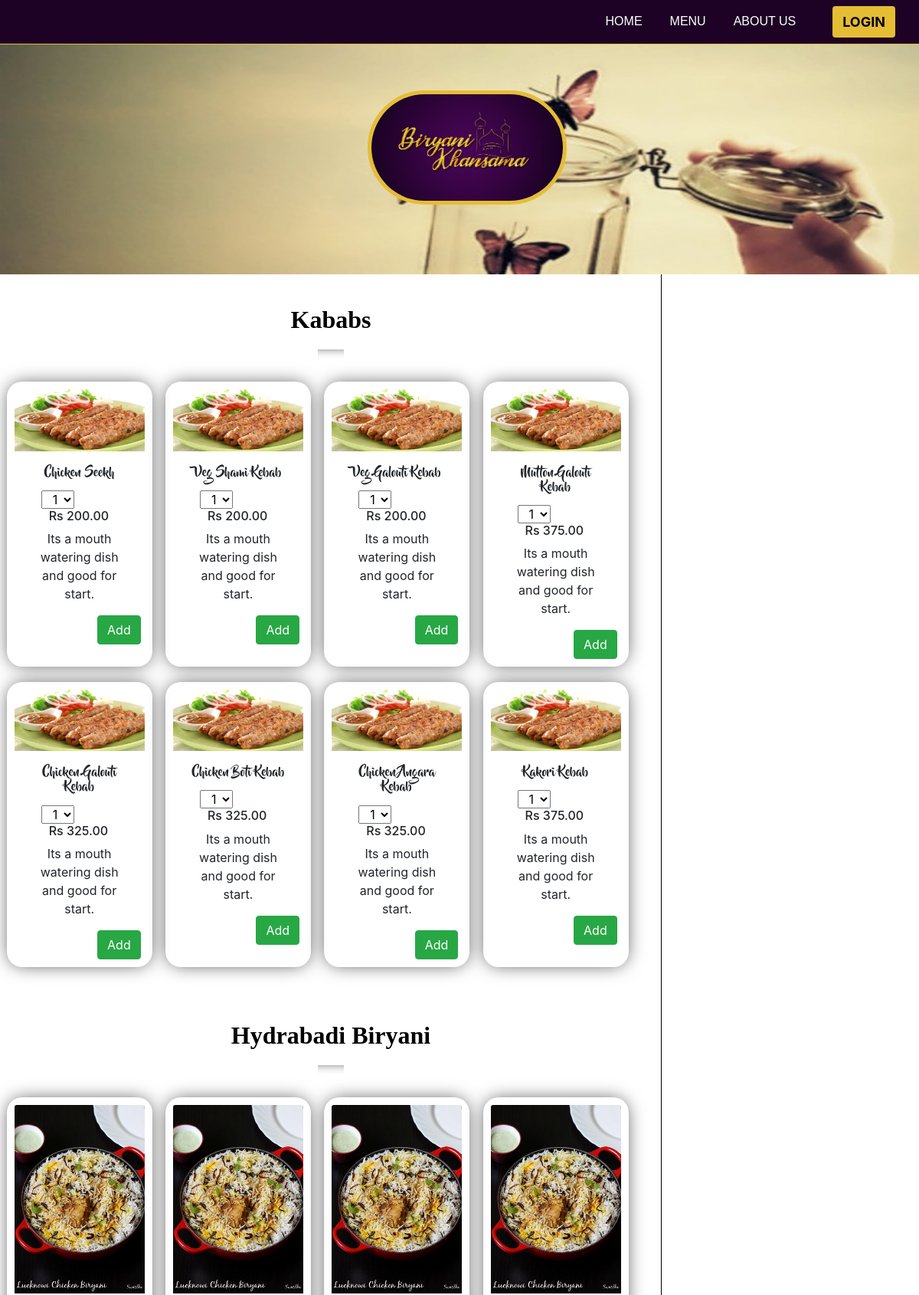
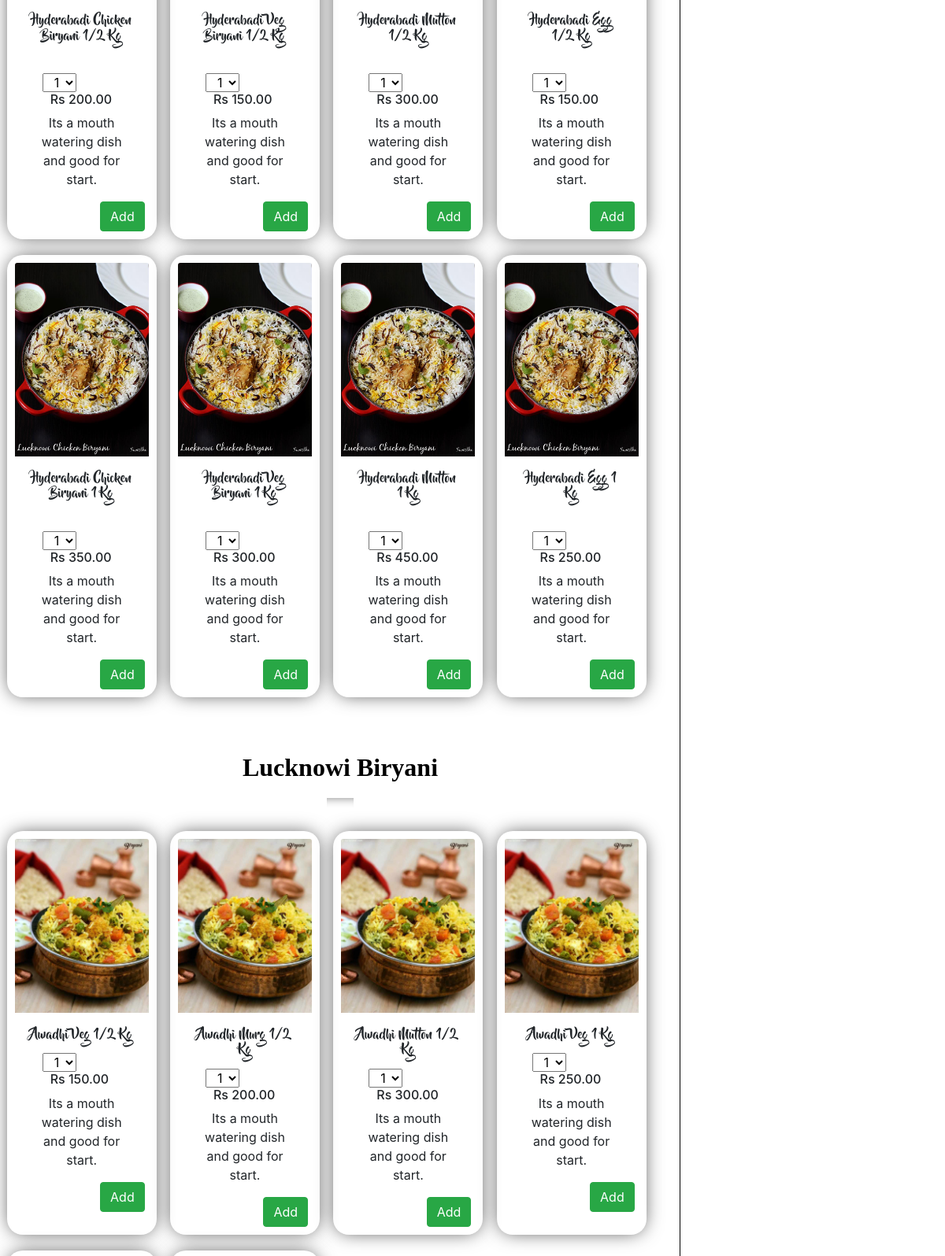
Page /menu.php (upper part) on the committed database (2 pictures, top to bottom).
### tables this page shows
CREATE TABLE `item` (
  `item_id` int(11) NOT NULL,
  `category_id` int(11) DEFAULT NULL,
  `item_name` varchar(40) DEFAULT NULL,
  `price` decimal(5,2) DEFAULT NULL,
  `image` varchar(50) DEFAULT NULL
);

### dbcontroller.php (called while the page is built, shortened)
<?php
class DBController {
	private $host = "localhost";
	private $user = "root";
	private $password = "1234";
	private $database = "vishal_restaurant";
	private $conn;
	function __construct() {
		$this->conn = $this->connectDB();
	}
	function connectDB() {
		$conn = mysqli_connect($this->host,$this->user,$this->password,$this->database);
		return $conn;
	}
	function runQuery($query) {
		$result = mysqli_query($this->conn,$query);
		while($row=mysqli_fetch_assoc($result)) {
			$resultset[] = $row;
		}
		if(!empty($resultset))
			return $resultset;
	}
}
?>

### menu.php (the view, shortened to what this page needs)
<?php
require_once("dbcontroller.php");
$db_handle = new DBController();
?>
<!DOCTYPE html>
<html lang="en">
<head>
	<link rel="stylesheet" href="https://maxcdn.bootstrapcdn.com/bootstrap/4.0.0/css/bootstrap.min.css" />
	<link href="css/menu_upd.css" rel="stylesheet" />
</head>
<body>
	<nav class="navbar navbar-expand-md sticky-top">
	<div class="container-fluid">
		<div class="collapse navbar-collapse" id="navbarResponsive">
			<ul class="navbar-nav ml-auto">
				<li class="nav-item">
					<a class="nav-link active" href="Khansama.php">HOME</a>
				</li>
				<li class="nav-item">
					<a class="nav-link" href="menu.php">MENU</a>
				</li>
				<li class="nav-item">
					<a class="nav-link" href="About-Us.php">ABOUT US</a>
				</li>
	      <li>
	        <?php
	        if(!empty($_SESSION["loggedin"])){
	          echo'<li><a class="btn login-btn" href="logout.php"><strong>LOGOUT</strong></a></li>';
	        }
	        else{
	          echo '<li><button class="btn login-btn" type="button" name="button" data-toggle="modal" data-target="#LoginModel"><strong>LOGIN</strong></button></li>';
	        }
	        ?>
	      </li>
			</ul>
		</div>
	</div>
	</nav>
<div class="col-md-12 Carousels">
  <div class="row">
		<div class="Carousels-left">
			<img class="nav-logo" src="img/logo.jpg">
		</div>
</div>
</div>
<div class="col-md-12 Main-menu text-center">
	<div class="row">
	<div class="menu-left">
<div class="Kababs div-padding">
	<div class="col-md-12 text-center">
		<h2 class="headings">Kababs</h2>
		<hr class="hr1">
	</div>
<div class="row mx-auto">
	<?php
	$product_array = $db_handle->runQuery("SELECT * FROM item");
	if (!empty($product_array)) {
	foreach($product_array as $key=>$value){
			$cat=$product_array[$key]["category_id"];
			if($cat==3)
			{
	?>
	<div class="Kababdiv cardsdiv">
		<div class="cards">
			<img class="card-img-top" src="images/mutton.jpg">
			<div class="card-body">
				<h6 class="card-title"><?php echo $product_array[$key]["item_name"];?></h6>
				<div class="row mx-auto quantboth">
				<select class="quantselect" id="qty_<?php echo $product_array[$key]["item_id"]; ?>" name="quantity">
				<option value="1">1</option>
				</select>
				<h6 class="cart-price"><?php echo "Rs ".$product_array[$key]["price"]; ?></h6>
				</div>
				<p class="card-text">Its a mouth watering dish and good for start.</p>
				<div class="row card-content">
					<input type="button" id="add_<?php echo $product_array[$key]["item_id"]; ?>" value="Add" class="btn btn-success cart-button" onClick = "cartAction('add','<?php echo $product_array[$key]["item_id"]; ?>')"  />
				</div>
			</div>
		</div>
	</div>
	<?php
	}
	}
	}
	?>
</div>
</div>
<div class="Hydrabadi-Biryani div-padding">
	<div class="col-md-12 text-center">
		<h2 class="headings">Hydrabadi Biryani</h2>
		<hr class="hr1">
	</div>
	<div class="row mx-auto">
		<?php
		$product_array = $db_handle->runQuery("SELECT * FROM item");
		if (!empty($product_array)) {
		foreach($product_array as $key=>$value){
				$cat=$product_array[$key]["category_id"];
				if($cat==1)
				{
		?>
	<div class="Highdiv cardsdiv">
		<div class="cards">
			<img class="card-img-top" src="images/hyderabadi.jpg">
			<div class="card-body">
				<h6 class="card-title"><?php echo $product_array[$key]["item_name"];?></h6>
				<br>
				<div class="row mx-auto quantboth">
				<select class="quantselect" id="qty_<?php echo $product_array[$key]["item_id"]; ?>" name="quantity">
				<option value="1">1</option>
				</select>
				<h6 class="cart-price"><?php echo "Rs ".$product_array[$key]["price"]; ?></h6>
				</div>
				<p class="card-text">Its a mouth watering dish and good for start.</p>
				<div class="row card-content">
					<input type="button" id="add_<?php echo $product_array[$key]["item_id"]; ?>" value="Add" class="btn btn-success cart-button" onClick = "cartAction('add','<?php echo $product_array[$key]["item_id"]; ?>')"  />
				</div>
			</div>
		</div>
	</div>
	<?php
	}
	}
	}
	?>
</div>
</div>
<div class="Lucknowi-Biryani div-padding">
	<div class="col-md-12 text-center">
		<h2 class="headings">Lucknowi Biryani</h2>
		<hr class="hr1">
	</div>
	<div class="row mx-auto">
		<?php
		$product_array = $db_handle->runQuery("SELECT * FROM item");
		if (!empty($product_array)) {
		foreach($product_array as $key=>$value){
				$cat=$product_array[$key]["category_id"];
				if($cat==2)
				{
		?>
	<div class="Luckdiv cardsdiv">
		<div class="cards">
			<img class="card-img-top" src="images/big_biryani-10300.jpg">
			<div class="card-body">
				<h6 class="card-title"><?php echo $product_array[$key]["item_name"];?></h6>
				<div class="row mx-auto quantboth">
				<select class="quantselect" id="qty_<?php echo $product_array[$key]["item_id"]; ?>" name="quantity">
				<option value="1">1</option>
				</select>
				<h6 class="cart-price"><?php echo "Rs ".$product_array[$key]["price"]; ?></h6>
				</div>
				<p class="card-text">Its a mouth watering dish and good for start.</p>
				<div class="row card-content">
					<input type="button" id="add_<?php echo $product_array[$key]["item_id"]; ?>" value="Add" class="btn btn-success cart-button" onClick = "cartAction('add','<?php echo $product_array[$key]["item_id"]; ?>')"  />
				</div>
			</div>
		</div>
	</div>
	<?php
	}
	}
	}
	?>
</div>
</div>
	</div>
	<div class="stickyCart menu-cart">
	</div>
</div>
</div>
</body>
</html>

### css/menu_upd.css (style rules this page uses)
.div-padding { padding: 20px 0; }
.headings { color:black; font-family: 'ZCOOL XiaoWei', serif; font-weight: bold; padding-top: 20px; }
.hr1 { height: 12px; border: 0; box-shadow: inset 0 12px 12px -12px rgba(0, 0, 0, 0.5); margin: 20px 400px; }
.navbar { background-color: #1D0225; border-bottom: 1px solid #E5BD34; }
nav ul li { padding-left: 20px; }
nav ul li a { color: white; font-family: 'ZCOOL XiaoWei', Arial, sans-serif; }
nav ul li .login-btn { background-color: #E5BD34; color: black; font-size: 18px; }
.Carousels { height: 300px; border-bottom: 2px solid #E5BD34; width: 100%; }
.Carousels .Carousels-left { text-align: center; padding-top: 5%; position: absolute; z-index: 1; left: 40% }
.Carousels .nav-logo { width: 260px; border: 5px solid #E5BD34; border-radius: 120px; }
.Main-menu { width: 100%; }
.Main-menu .menu-left { width: 72%; }
.Main-menu .menu-cart { border-left: 1px solid black; position: absolute; top: 0; right: 0; height: 100%; border-top: none; width: 28%; overflow-y: auto; }
.Luckdiv , .Highdiv , .Kababdiv, .Drinkdiv { width: 22%; }
.cardsdiv { padding: 10px; -webkit-box-shadow: 0px 0px 24px -4px rgba(0,0,0,0.75); -moz-box-shadow: 0px 0px 24px -4px rgba(0,0,0,0.75); box-shadow: 0px 0px 24px -4px rgba(0,0,0,0.75);; border-radius: 20px; margin:10px 1%; }
.card-title { font-family: 'Beyond', sans-serif; }
.Main-menu .card-content { float: right; }
.cart-price { padding-left: 10px; }
.quantselect { padding-left: 10px; }
.quantboth { padding-left: 15px; }

### rows in the picture
item: item_name "Chicken Seekh", quantity "1", price "200.00"
item: item_name "Veg Shami Kebab", quantity "1", price "200.00"
item: item_name "Veg Galouti Kebab", quantity "1", price "200.00"
item: item_name "Mutton Galouti Kebab", quantity "1", price "375.00"
item: item_name "Chicken Galouti Kebab", quantity "1", price "325.00"
item: item_name "Chicken Boti Kebab", quantity "1", price "325.00"
item: item_name "Chicken Angara Kebab", quantity "1", price "325.00"
item: item_name "Kakori Kebab", quantity "1", price "375.00"
item: item_name "Hyderabadi Chicken Biryani 1/2 Kg", quantity "1", price "200.00"
item: item_name "Hyderabadi Veg Biryani 1/2 Kg", quantity "1", price "150.00"
item: item_name "Hyderabadi Mutton 1/2 Kg", quantity "1", price "300.00"
item: item_name "Hyderabadi Egg 1/2 Kg", quantity "1", price "150.00"
item: item_name "Hyderabadi Chicken Biryani 1 Kg", quantity "1", price "350.00"
item: item_name "Hyderabadi Veg Biryani 1 Kg", quantity "1", price "300.00"
item: item_name "Hyderabadi Mutton 1 Kg", quantity "1", price "450.00"
item: item_name "Hyderabadi Egg 1 Kg", quantity "1", price "250.00"
item: item_name "Awadhi Veg 1/2 Kg", quantity "1", price "150.00"
item: item_name "Awadhi Murg 1/2 Kg", quantity "1", price "200.00"
item: item_name "Awadhi Mutton 1/2 Kg", quantity "1", price "300.00"
item: item_name "Awadhi Veg 1 Kg", quantity "1", price "250.00"
